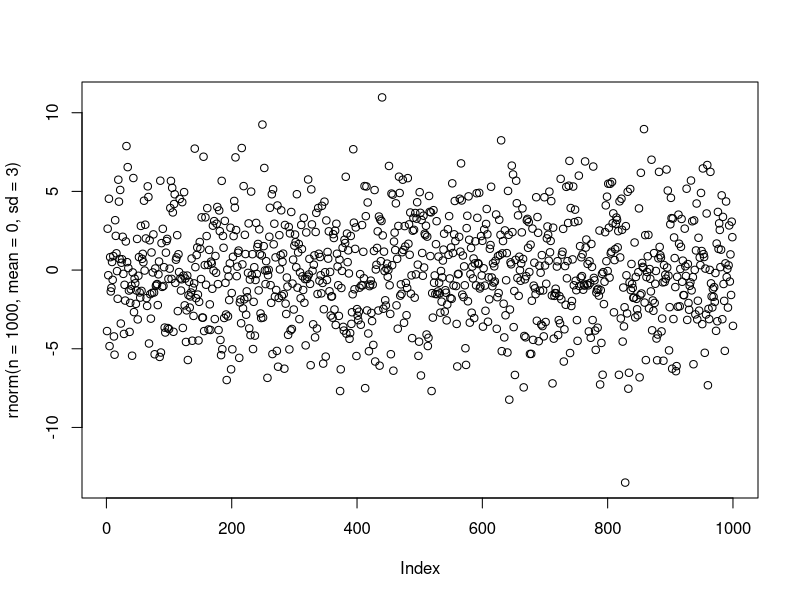

R code for this plot:
## ---- chunk 1

plot(rnorm(n = 1000, mean = 0, sd = 3))

## ---- chunk 2
for(i in 1:10){
  print(i)
}

